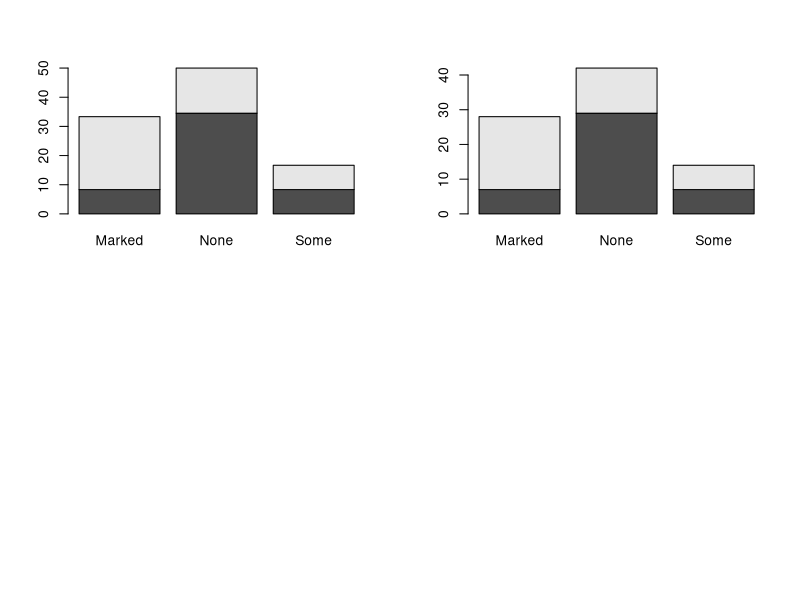
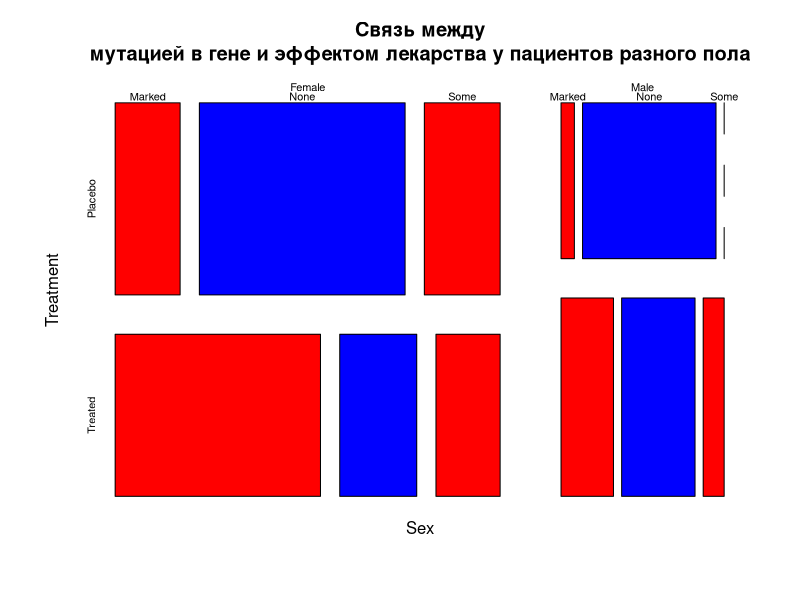

Generate these figures, in order, with R:
hw_data<-read.delim("8/Arthritis.txt",as.is=T)

hw_cross_data <- xtabs(~Treatment + Improved, data=hw_data)
#Кого лечили есть улучшения тк 21 против 13 и 7 (против 50) в отличии от плацебо
print(hw_cross_data)

prob.tab<-prop.table(hw_cross_data)*100
print(prob.tab)
#Тут уже легче так как проценты и есть те же самые результаты - эффект от лечения заметен в отличии от плацебо
chi <- chisq.test(hw_cross_data) 
print(chi) #Пи меньше 0,05 и отвергаем H0 о том что  нет эффекта от лечения 13 норм  0.001463 


fish <- fisher.test(hw_cross_data) #У Фишера пи тоже меньше 0.001393 
print(fish)

chi <- chisq.test(prob.tab) 
print(chi) #Пи меньше 0,05 и отвергаем H0 о том что  нет эффекта от лечения 13 норм  15.542, df = 2, p-value = 0.0004219


fish <- fisher.test(prob.tab) #У Фишера пи тоже меньше 0.0001951
print(fish)


layout(matrix(c(1, 2, 3, 4), nrow = 2, byrow = TRUE)) 

barplot(prob.tab)
barplot(hw_cross_data)

mydata3 <- xtabs(~Treatment + Improved + Sex, data=hw_data)
mantelhaen.test(mydata3) #H0 - fake так как p p-value = 0.0006647 меньше и значит есть разница между плацебо и лечением с учетом на гендер

layout(1)
mosaicplot(~Sex + Treatment + Improved, data=hw_data, col=c("red","blue"), main="Связь между
мутацией в гене и эффектом лекарства у пациентов разного пола")
